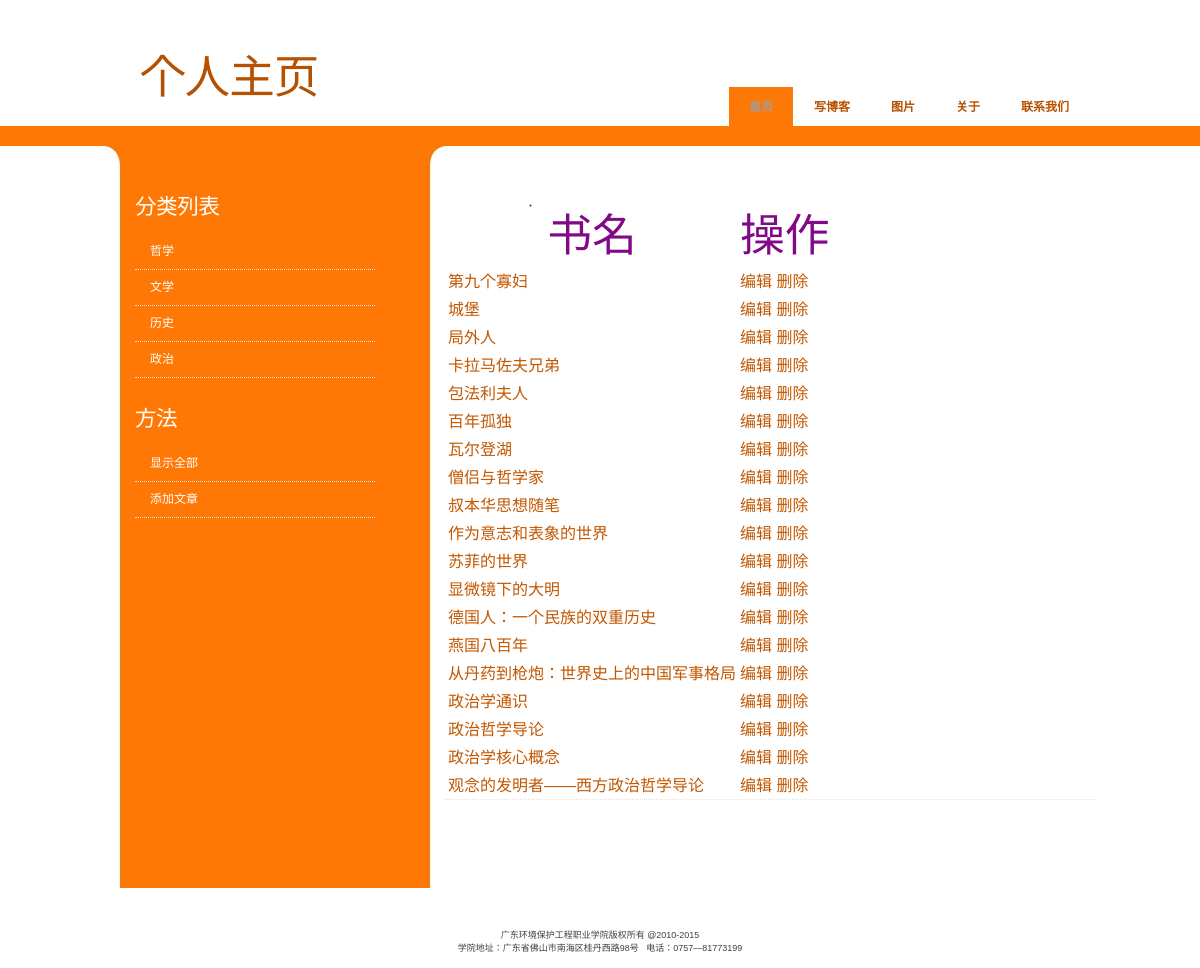
/lookbooks/, run on the app's committed database.
### app2005050209/models.py (models this page shows, shortened)
class Article(models.Model):
    category=models.ForeignKey(Category,on_delete=models.CASCADE,verbose_name="分类")
    title=models.CharField(max_length=128,verbose_name="标题")
    content=models.CharField(max_length=1024,blank=True,verbose_name="内容")

class Category(models.Model):
    name=models.CharField(max_length=128,unique=True)
    count=models.IntegerField(default=0)
    slug=models.SlugField(blank=True)

### app2005050209/views.py (the view)
# urls.py: path('lookbooks/',views.lookbooks,name='lookbooks'),                #主页面
def lookbooks(request):
    article = models.Article.objects.all()
    return render(request, 'lookbooks.html', {'article': article})

### app2005050209/templatetags/category_tags.py (called while the page is built)
@register.inclusion_tag('categorytab.html')
def category_tags():
    return {'categories':Category.objects.all()}

### app2005050209/templates/lookbooks.html (shortened to what this page needs)
{% extends "base.html" %}
{% block content %}
<div class="post">
    <table>
    <tr>
    <th><h2>书名</h2></th>
    <th><h2>操作</h2></th>
    </tr>
    {% for p in article %}
    <tr>
    <td><a href="/onebooks/{{p.id}}">{{p.title}}</a></td>
    <td><a href="/editbooks/{{p.id}}">编辑</a>
    <a href="/deletebooks/{{p.id}}">删除</a>
    </td>
    </tr>
    {% endfor %}
    </table>
    </div>
{% endblock content %}

### app2005050209/templates/base.html (shortened to what this page needs)
<html lang="en">
<head>
	<link href="/static/css/style.css" rel="stylesheet" type="text/css" media="screen" />
</head>
<body>
	<div id="wrapper">
		<div id="header-wrapper">
			<div id="header">
				<div id="logo">
					<h1><a href="/lookbooks">个人主页</a></h1>
				</div>
				<div id="menu">
					<ul>
						<li class="current_page_item"><a href="#">首页</a></li>
						<li><a href="/addpage/">写博客</a></li>
						<li><a href="#">图片</a></li>
						<li><a href="#">关于</a></li>
						<li><a href="#">联系我们</a></li>
					</ul>
				</div>
			</div>
		</div>
		<div id="page">
			<div id="page-bgtop">
				<div id="page-bgbtm">
					<div id="content">
							{% block content%}内容 {% endblock %}
						<div style="clear: both;">&nbsp;</div>
					</div>
					{% include "nav.html" %}
					<div style="clear: both;">&nbsp;</div>
				</div>
			</div>
		</div>
	</div>
	{% include 'foot.html' %}
</body>
</html>
</body>
</html>

### app2005050209/templates/nav.html
{% load category_tags %}
<div id="sidebar">
    <ul>
        <li>
            <h2>分类列表</h2>
            {% block sidebar_block %}
            {% category_tags %}
            {% endblock %}
        </li>
        <li>
            <h2>方法</h2>
            <ul><li><a href="/allbooks/1">显示全部</a></li>
                <li><a href="/addbook/">添加文章</a></li></ul>
        </li>
    </ul>
</div>

### app2005050209/templates/categorytab.html
<ul>
    {% if categories %}
    {% for cate in categories %}
    <li><a href="{%url 'fenleibooks' cate.id %}">
        {{cate.name}}
    </a></li>
    {% endfor %}
    {% endif %}
</ul>

### app2005050209/templates/foot.html
<div id="footer">
	<p>广东环境保护工程职业学院版权所有 @2010-2015
		<br>
		学院地址：广东省佛山市南海区桂丹西路98号&nbsp;&nbsp;&nbsp;电话：0757—81773199 </p>
</div>

### static/css/style.css (style rules this page uses)
body { margin: 0; padding: 0; background: #FFFFFF url(../img/img01.gif) repeat-x left top; font-family: Arial, Helvetica, sans-serif; font-size: 12px; color: #A19D9A; }
h1, h2, h3 { margin: 0; padding: 0; font-weight: normal; color: #810988; }
h1 { font-size: 2em; }
h2 { font-size: 2.8em; }
p, ul, ol { margin-top: 0; line-height: 180%; }
ul, ol { color: #A19D9A; }
a { text-decoration: none; color: #C25700; }
#wrapper { margin: 0 auto; padding: 0; }
#header-wrapper { height: 146px; }
#header { width: 950px; margin: 0 auto; padding: 0px 0px 0px 30px; }
#logo { float: left; width: 350px; margin: 0; padding: 0; color: #B55100; }
#logo h1, #logo p { color: #A19D9A; }
#logo h1 { padding: 40px 0px 0px 0px; letter-spacing: -1px; text-transform: lowercase; font-size: 3.8em; background: redc; }
#logo a { border: none; background: none; text-decoration: none; color: #B55100; }
#menu { float: right; width: 600px; height: 90px; margin: 0 auto; padding: 0; }
#menu ul { float: right; margin: 0; padding: 87px 0px 0px 0px; list-style: none; line-height: normal; }
#menu li { float: left; }
#menu a { display: block; margin-right: 1px; padding: 10px 20px 15px 20px; text-decoration: none; text-align: center; text-transform: uppercase; font-family: Arial, Helvetica, sans-serif; font-size: 12px; font-weight: bold; color: #B55100; border: none; }
#menu a:hover, #menu .current_page_item a { background: #FE7805; text-decoration: none; color: #FFFFFF; }
#menu .current_page_item a { color: #A19D9A; }
#page { width: 990px; margin: 0 auto; padding: 0px 0px 0px 0px; background: url(../img/img03.jpg) repeat-y left top; }
#page-bgtop { padding: 50px 0px 20px 0px; background: url(../img/img02.jpg) no-repeat left top; }
#content { float: right; width: 650px; padding: 0px 0px 0px 0px; }
.post { margin-bottom: 40px; border-bottom: 1px dotted #E7E2DC; }
#sidebar { float: left; width: 300px; margin: 0px; padding: 0px 20px 0px 0px; color: #FFFFFF; }
#sidebar ul { margin: 0; padding: 0; list-style: none; }
#sidebar li { margin: 0; padding: 0; }
#sidebar li ul { margin: 0px 0px; padding-bottom: 30px; }
#sidebar li li { line-height: 35px; border-bottom: 1px dotted #E7E2DC; margin: 0px 30px; border-left: none; }
#sidebar li li a { padding: 0px 0px 0px 15px; }
#sidebar h2 { height: 38px; padding-left: 30px; letter-spacing: -.5px; font-size: 1.8em; color: #FFFFFF; }
#sidebar a { border: none; color: #FFFFFF; }
#footer { height: 50px; margin: 0 auto; padding: 0px 0 30px 0; font-family: Arial, Helvetica, sans-serif; }
#footer p { margin: 0; padding-top: 40px; line-height: normal; font-size: 9px; text-transform: uppercase; text-align: center; color: #404040; }

### data on the page
Article: title "第九个寡妇"
Article: title "城堡"
Article: title "局外人"
Article: title "卡拉马佐夫兄弟"
Article: title "包法利夫人"
Article: title "百年孤独"
Article: title "瓦尔登湖"
Article: title "僧侣与哲学家"
Article: title "叔本华思想随笔"
Article: title "作为意志和表象的世界"
Article: title "苏菲的世界"
Article: title "显微镜下的大明"
Article: title "德国人：一个民族的双重历史"
Article: title "燕国八百年"
Article: title "从丹药到枪炮：世界史上的中国军事格局"
Article: title "政治学通识"
Article: title "政治哲学导论"
Article: title "政治学核心概念"
Article: title "观念的发明者——西方政治哲学导论"
Category: name "哲学"
Category: name "文学"
Category: name "历史"
Category: name "政治"
